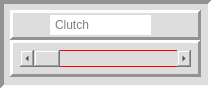
      <widget class="QFrame" name="frame_229">
       <property name="minimumSize">
        <size>
         <width>212</width>
         <height>89</height>
        </size>
       </property>
       <property name="styleSheet">
        <string notr="true">background-color: rgb(221, 221, 221);</string>
       </property>
       <property name="frameShape">
        <enum>QFrame::Panel</enum>
       </property>
       <property name="frameShadow">
        <enum>QFrame::Sunken</enum>
       </property>
       <property name="lineWidth">
        <number>4</number>
       </property>
       <property name="midLineWidth">
        <number>0</number>
       </property>
       <widget class="QFrame" name="frame_230">
        <property name="geometry">
         <rect>
          <x>10</x>
          <y>40</y>
          <width>191</width>
          <height>37</height>
         </rect>
        </property>
        <property name="styleSheet">
         <string notr="true"/>
        </property>
        <property name="frameShape">
         <enum>QFrame::Panel</enum>
        </property>
        <property name="frameShadow">
         <enum>QFrame::Raised</enum>
        </property>
        <property name="lineWidth">
         <number>3</number>
        </property>
        <widget class="QScrollBar" name="horizontalScrollBar_80">
         <property name="geometry">
          <rect>
           <x>10</x>
           <y>10</y>
           <width>171</width>
           <height>17</height>
          </rect>
         </property>
         <property name="minimumSize">
          <size>
           <width>171</width>
           <height>17</height>
          </size>
         </property>
         <property name="maximumSize">
          <size>
           <width>171</width>
           <height>17</height>
          </size>
         </property>
         <property name="styleSheet">
          <string notr="true"> border: 1px solid red</string>
         </property>
         <property name="orientation">
          <enum>Qt::Horizontal</enum>
         </property>
        </widget>
       </widget>
       <widget class="QFrame" name="frame_231">
        <property name="geometry">
         <rect>
          <x>10</x>
          <y>10</y>
          <width>191</width>
          <height>30</height>
         </rect>
        </property>
        <property name="frameShape">
         <enum>QFrame::Panel</enum>
        </property>
        <property name="frameShadow">
         <enum>QFrame::Raised</enum>
        </property>
        <property name="lineWidth">
         <number>3</number>
        </property>
        <property name="midLineWidth">
         <number>0</number>
        </property>
        <widget class="QLineEdit" name="lineEdit_80">
         <property name="geometry">
          <rect>
           <x>40</x>
           <y>5</y>
           <width>101</width>
           <height>20</height>
          </rect>
         </property>
         <property name="minimumSize">
          <size>
           <width>101</width>
           <height>20</height>
          </size>
         </property>
         <property name="maximumSize">
          <size>
           <width>101</width>
           <height>20</height>
          </size>
         </property>
         <property name="styleSheet">
          <string notr="true">QLineEdit {
 border: 3px solid wHITE;
	background-color: rgb(255, 255, 255);
}</string>
         </property>
         <property name="placeholderText">
          <string>Clutch</string>
         </property>
        </widget>
       </widget>
      </widget>
